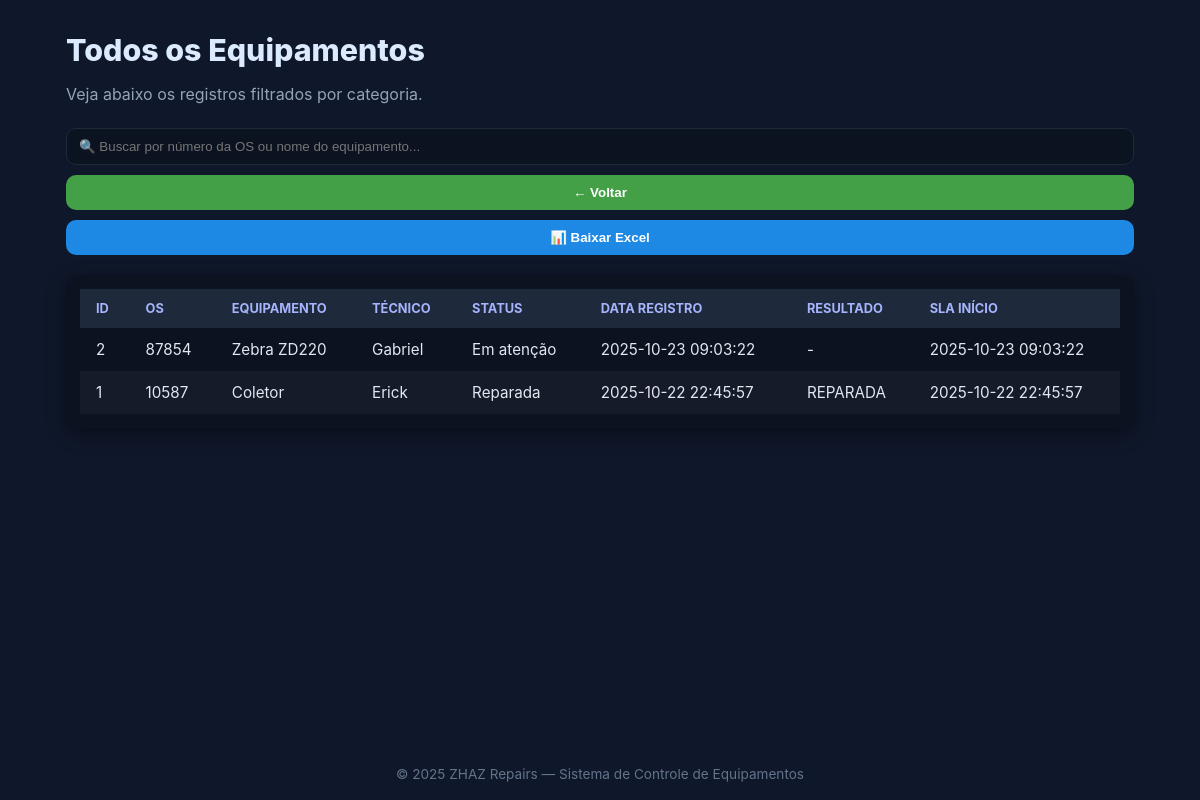
The app's page /detalhes/total (signed in), older data.
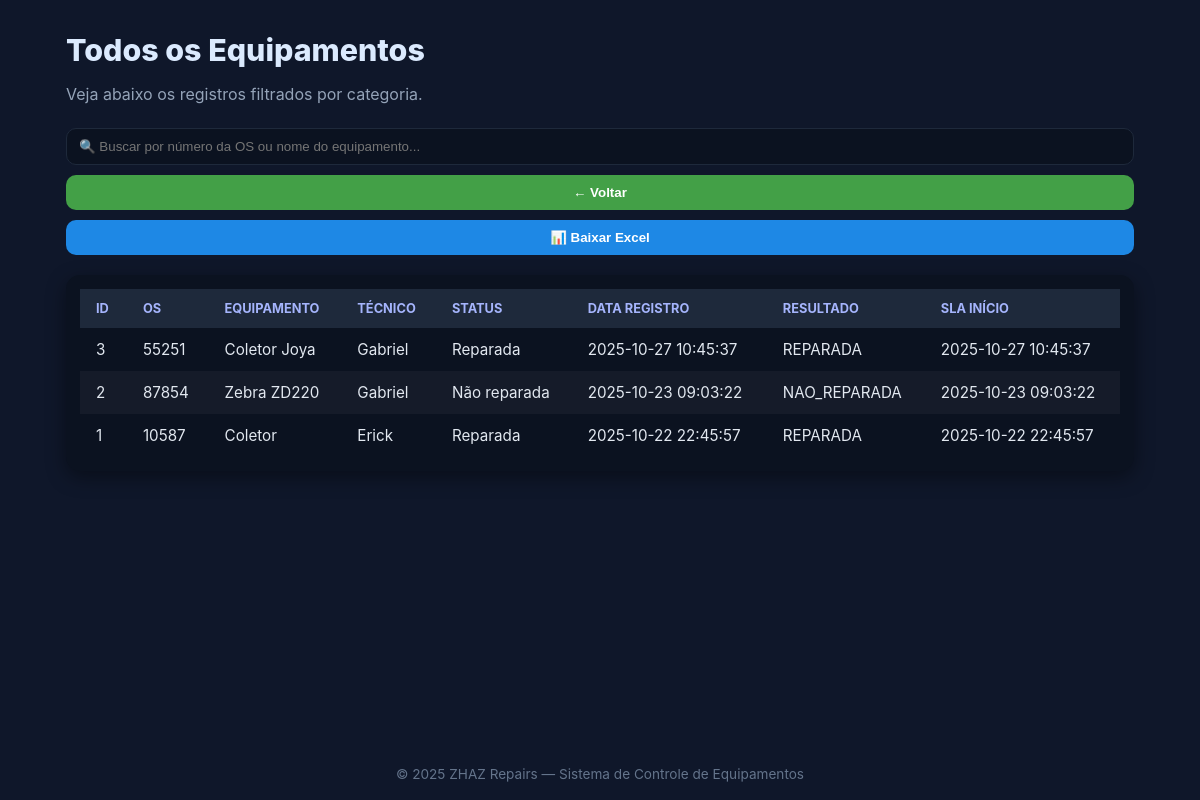
The same page, newer data.
### tables this page shows
CREATE TABLE os(id INTEGER PRIMARY KEY AUTOINCREMENT,os_numero TEXT UNIQUE,equipamento TEXT,defeito TEXT,tecnico_entregou_id INTEGER,status TEXT,data_registro TEXT,sla_inicio TEXT,pego_por_admin_em TEXT,liberado_teste_em TEXT,resultado_em TEXT,resultado TEXT,aguardando_reposicao INTEGER DEFAULT 0);

CREATE TABLE tecnicos(id INTEGER PRIMARY KEY AUTOINCREMENT,nome TEXT, funcao TEXT, email TEXT UNIQUE);

### app.py (the view, shortened to what this page needs)
@app.route('/detalhes/<tipo>')
@require_login
@require_roles('ADMIN','DIRETORIA')
def view_detalhes(tipo):
    con = get_conn()
    cur = con.cursor()
    mapa = {
        "reparadas": ("Reparada", "Equipamentos Reparados"),
        "manutencao": ("Em atenção", "Equipamentos em Manutenção"),
        "transito": ("Em atenção", "Equipamentos em Trânsito"),
        "fase_final": ("Liberada para teste", "Equipamentos em Fase Final"),
        "testes": ("Liberada para teste", "Equipamentos em Testes"),
        "operacional": ("Reparada", "Equipamentos Operacionais"),
        "entradas": (None, "Entradas de Hoje"),
        "saidas": (None, "Saídas de Hoje"),
        "total": (None, "Todos os Equipamentos"),
    }
    filtro, titulo = mapa.get(tipo, (None, "Detalhes"))
    if tipo == "entradas":
        cur.execute("""
            SELECT o.*, t.nome AS tecnico_nome
            FROM os o
            LEFT JOIN tecnicos t ON t.id = o.tecnico_entregou_id
            WHERE date(o.data_registro)=date('now','localtime')
            ORDER BY o.data_registro DESC
        """)
    else:
        cur.execute("""
            SELECT o.*, t.nome AS tecnico_nome
            FROM os o
            LEFT JOIN tecnicos t ON t.id = o.tecnico_entregou_id
            ORDER BY o.data_registro DESC
        """)
    dados = cur.fetchall()
    con.close()
    return render_template('detalhes.html', dados=dados, titulo=titulo, tipo=tipo)

### app.py (called while the page is built)
def get_conn():
    conn = sqlite3.connect(DB_PATH); conn.row_factory = sqlite3.Row; return conn

### auth_roles.py (called while the page is built)
def require_login(f):
    @wraps(f)
    def w(*a, **k):
        if 'usuario' not in session:
            return redirect('/login')
        return f(*a, **k)
    return w

def require_roles(*roles):
    def deco(f):
        @wraps(f)
        def w(*a, **k):
            papel = (session.get('papel') or '').upper()
            if papel not in roles:
                return ('Acesso negado', 403)
            return f(*a, **k)
        return w
    return deco

### templates/detalhes.html (shortened to what this page needs)
<!DOCTYPE html>
<html lang="pt-br">
<head>
  <link rel="stylesheet" href="{{ url_for('static', filename='style.css') }}">
</head>
<body class="bg">
  <div class="wrap">
    <h1 class="title">{{ titulo }}</h1>
    <p class="subtitle">Veja abaixo os registros filtrados por categoria.</p>
    <div class="actions">
      <input id="busca" placeholder="🔍 Buscar por número da OS ou nome do equipamento..." onkeyup="filtrarTabela()">
      <button onclick="window.history.back()" class="btn btn-voltar">← Voltar</button>
        <button class="btn btn-excel" onclick="baixarExcel()">📊 Baixar Excel</button>
    </div>
    {% if dados %}
    <div class="table-wrapper">
      <table id="tabelaDados">
        <thead>
  <tr>
    <th>ID</th>
    <th>OS</th>
    <th>Equipamento</th>
    <th>Técnico</th>
    <th>Status</th>
    <th>Data Registro</th>
    <th>Resultado</th>
    <th>SLA Início</th>
  </tr>
</thead>
<tbody>
  {% for r in dados %}
  <tr>
    <td>{{ r.id }}</td>
    <td>{{ r.os_numero }}</td>
    <td>{{ r.equipamento }}</td>
    <td>{{ r.tecnico_nome or '—' }}</td>
    <td>{{ r.status }}</td>
    <td>{{ r.data_registro }}</td>
    <td>{{ r.resultado or '-' }}</td>
    <td>{{ r.sla_inicio or '' }}</td>
  </tr>
  {% endfor %}
</tbody>
      </table>
    </div>
    {% else %}
    <div class="empty">Nenhum registro encontrado.</div>
    {% endif %}
  </div>
  <footer>© 2025 ZHAZ Repairs — Sistema de Controle de Equipamentos</footer>
</body>
</html>

### static/style.css (style rules this page uses)
* { box-sizing:border-box; }
body.bg { margin:0; min-height:100vh; background:#0f172a; color:#e2e8f0; font-family:Inter, Arial, sans-serif; }
.wrap { width:100%; max-width:980px; margin:0 auto; padding:24px; }
.title { margin:0 0 12px; color:#dbeafe; font-weight:800; }
.btn { width:100%; border:0; border-radius:10px; padding:10px 12px; font-weight:700; cursor:pointer; }
:root { --zhaz-blue:#3b82f6; --zhaz-green:#22c55e; --zhaz-bg:#0f172a; }

### templates/detalhes.html (style rules this page uses)
body.bg { background-color: #0f172a; color: #e2e8f0; font-family: "Inter", Arial, sans-serif; margin: 0; min-height: 100vh; display: flex; flex-direction: column; }
.wrap { width: 100%; max-width: 1100px; margin: 0 auto; padding: 32px 16px; flex: 1; }
h1.title { font-size: 1.9rem; font-weight: 800; color: #dbeafe; margin-bottom: 8px; }
p.subtitle { color: #94a3b8; margin-bottom: 24px; }
.actions { display: flex; justify-content: space-between; flex-wrap: wrap; gap: 10px; margin-bottom: 20px; align-items: center; }
.actions input { flex: 1; padding: 10px 12px; border-radius: 10px; border: 1px solid #1e293b; background: #0b1220; color: #e2e8f0; }
.btn { border: none; padding: 10px 16px; border-radius: 10px; font-weight: 700; cursor: pointer; transition: all 0.2s ease; }
.btn-voltar { background: #43A047; color: #fff; }
.btn-excel { background: #1E88E5; color: #fff; }
.table-wrapper { background: #0b1220; border-radius: 14px; padding: 14px; box-shadow: 0 6px 20px rgba(0, 0, 0, 0.4); overflow-x: auto; }
table { width: 100%; border-collapse: collapse; font-size: 0.95rem; }
thead { background: #1e293b; }
th, td { padding: 12px 16px; text-align: left; }
th { color: #a5b4fc; font-weight: 700; text-transform: uppercase; font-size: 0.8rem; }
tr:nth-child(even) { background: rgba(255,255,255,0.04); }
footer { text-align: center; padding: 18px; color: #64748b; font-size: 0.85rem; }

Row changes from the older to the newer data that the page shows:
added os: id "3", os_numero "55251", equipamento "Coletor Joya", nome "Gabriel", status "Reparada", data_registro "2025-10-27 10:45:37", resultado "REPARADA", sla_inicio "2025-10-27 10:45:37"
changed os "Zebra ZD220": status "Em atenção" → "Não reparada"; resultado "-" → "NAO_REPARADA"
